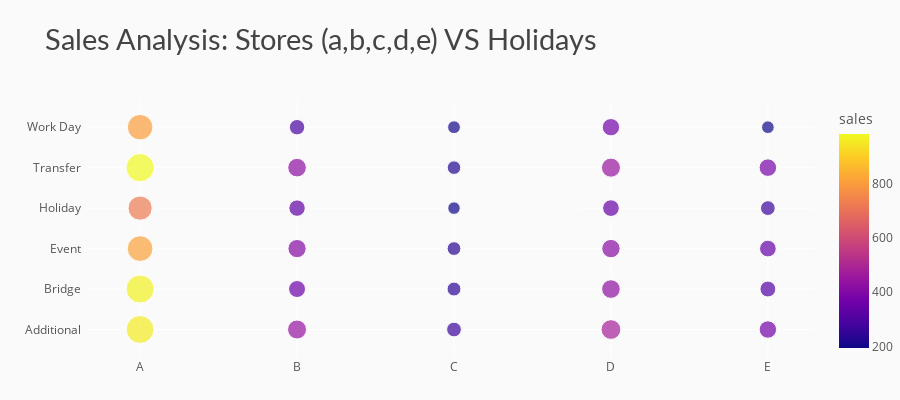

Here is the notebook cell this chart was saved with:
### Code cell
df_st_ht = X.groupby(['store_type','holiday_description']).agg({"sales" : "mean"}).reset_index()
df_st_ht['sales'] = round(df_st_ht['sales'], 2)

# chart
fig = px.scatter(df_st_ht, x='store_type', color='sales', y='holiday_description', size='sales',
                 color_discrete_sequence=px.colors.qualitative.D3,
                 title="Sales Analysis: Stores (a,b,c,d,e) VS Holidays")
# styling
fig.update_yaxes(ticksuffix='  ')
fig.update_layout(height=400, xaxis_title='', yaxis_title='',
                  margin=dict(b=0),
                  plot_bgcolor='#fafafa', paper_bgcolor='#fafafa',
                  title_font=dict(size=29, color='#444', family="Lato, sans-serif"),
                  font=dict(color='#555'), 
                  hoverlabel=dict(bgcolor="#f2f2f2", font_size=13, font_family="Lato, sans-serif"))
fig.show()

### Figure 1 — Plotly figure (JSON) as saved in the notebook; plotly's stock layout.template omitted (floating-point values rounded to 4 significant figures)
{"data": [{"hovertemplate": "store_type=%{x}<br>holiday_description=%{y}<br>sales=%{marker.color}<extra></extra>", "legendgroup": "", "marker": {"color": [957.7, 969.8, 813.6, 723.3, 984.6, 803.8, 445.1, 355.8, 409.9, 332.5, 426.6, 292.6, 267.2, 239.9, 233.7, 193.9, 226.7, 202.5, 480.4, 428.4, 417.0, 344.4, 448.1, 371.9, 374.0, 310.1, 343.2, 269.6, 379.7, 197.7], "coloraxis": "coloraxis", "size": [957.7, 969.8, 813.6, 723.3, 984.6, 803.8, 445.1, 355.8, 409.9, 332.5, 426.6, 292.6, 267.2, 239.9, 233.7, 193.9, 226.7, 202.5, 480.4, 428.4, 417.0, 344.4, 448.1, 371.9, 374.0, 310.1, 343.2, 269.6, 379.7, 197.7], "sizemode": "area", "sizeref": 2.462, "symbol": "circle"}, "mode": "markers", "name": "", "orientation": "v", "showlegend": false, "type": "scatter", "x": ["A", "A", "A", "A", "A", "A", "B", "B", "B", "B", "B", "B", "C", "C", "C", "C", "C", "C", "D", "D", "D", "D", "D", "D", "E", "E", "E", "E", "E", "E"], "xaxis": "x", "y": ["Additional", "Bridge", "Event", "Holiday", "Transfer", "Work Day", "Additional", "Bridge", "Event", "Holiday", "Transfer", "Work Day", "Additional", "Bridge", "Event", "Holiday", "Transfer", "Work Day", "Additional", "Bridge", "Event", "Holiday", "Transfer", "Work Day", "Additional", "Bridge", "Event", "Holiday", "Transfer", "Work Day"], "yaxis": "y"}], "layout": {"coloraxis": {"colorbar": {"title": {"text": "sales"}}, "colorscale": [[0, "#0d0887"], [0.1111, "#46039f"], [0.2222, "#7201a8"], [0.3333, "#9c179e"], [0.4444, "#bd3786"], [0.5556, "#d8576b"], [0.6667, "#ed7953"], [0.7778, "#fb9f3a"], [0.8889, "#fdca26"], [1, "#f0f921"]]}, "font": {"color": "#555"}, "height": 400, "hoverlabel": {"bgcolor": "#f2f2f2", "font": {"family": "Lato, sans-serif", "size": 13}}, "legend": {"itemsizing": "constant", "tracegroupgap": 0}, "margin": {"b": 0}, "paper_bgcolor": "#fafafa", "plot_bgcolor": "#fafafa", "title": {"font": {"color": "#444", "family": "Lato, sans-serif", "size": 29}, "text": "Sales Analysis: Stores (a,b,c,d,e) VS Holidays"}, "xaxis": {"anchor": "y", "domain": [0, 1], "title": {"text": ""}}, "yaxis": {"anchor": "x", "domain": [0, 1], "ticksuffix": "  ", "title": {"text": ""}}}}
